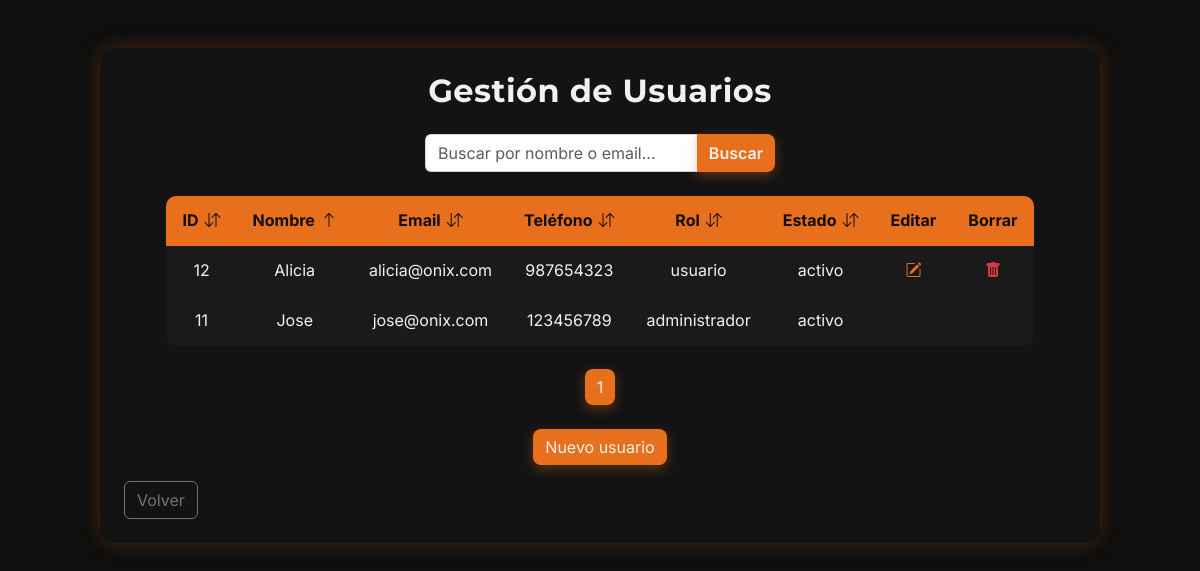
The app's page /users/user_list.php (signed in), older data.
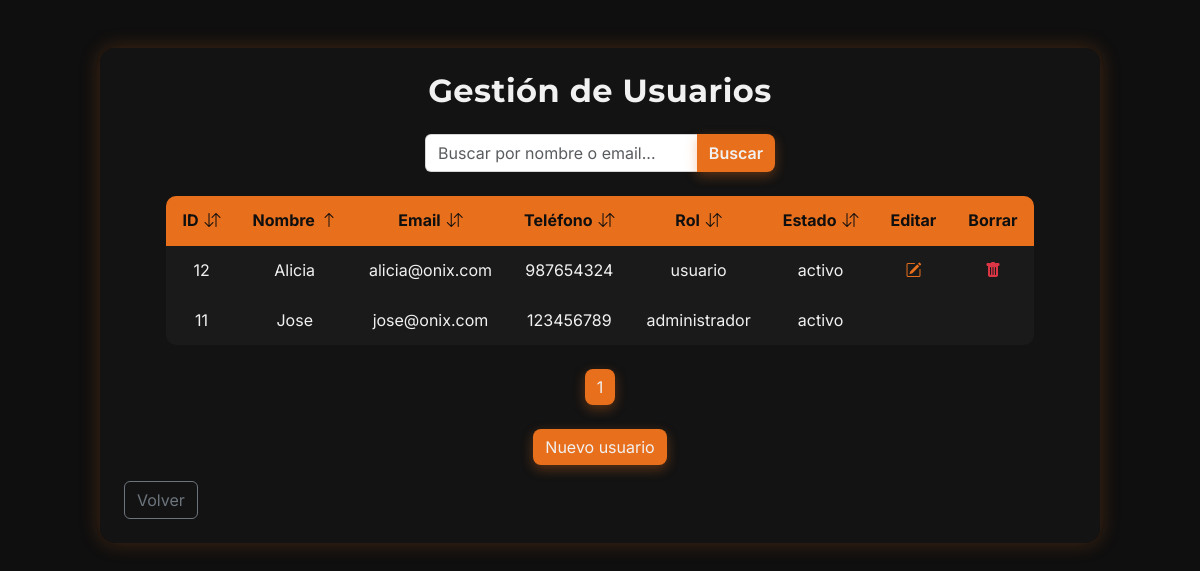
The same page, newer data.
### tables this page shows
CREATE TABLE `usuarios` (
  `id` int(11) NOT NULL,
  `nombre` varchar(50) NOT NULL,
  `email` varchar(50) NOT NULL,
  `contrasenya` varchar(255) NOT NULL,
  `telefono` varchar(20) NOT NULL,
  `rol` enum('usuario','administrador') NOT NULL DEFAULT 'usuario',
  `estado` enum('activo','inactivo') NOT NULL DEFAULT 'activo'
);

### src/users/User.php (called while the page is built, shortened)
<?php
    class User {
        private ?int $id = null;
        private ?string $name = null;
        private ?string $email = null;
        private ?string $phone = null;
        private ?string $role = null;
        private ?string $status = null;
        public function getId(): ?int {
            return $this->id;
        }
        public function getName(): ?string {
            return $this->name;
        }
        public function getEmail(): ?string {
            return $this->email;
        }
        public function getPhone(): ?string {
            return $this->phone;
        }
        public function getRole(): ?string {
            return $this->role;
        }
        public function getStatus(): ?string {
            return $this->status;
        }
        public static function getUsers(int $page, int $perPage, string $orderBy, string $sortDirection): array {
            $db = Database::getConnection();
            $offset = ($page - 1) * $perPage;
            $allowedColumns = [
                "id" => "id",
                "name" => "nombre",
                "email" => "email",
                "phone" => "telefono",
                "role" => "rol",
                "status" => "estado"
            ];
            $orderField = $allowedColumns[$orderBy] ?? "id";
            $sortDirection = strtoupper($sortDirection) === "DESC" ? "DESC" : "ASC";
            $sql = "SELECT id, nombre AS name, email, contrasenya AS password, telefono AS phone, rol AS role, estado AS status
                    FROM usuarios ORDER BY $orderField $sortDirection LIMIT :offset, :limit";
            $stmt = $db->prepare($sql);
            $stmt->bindValue(":offset", $offset, PDO::PARAM_INT);
            $stmt->bindValue(":limit", $perPage, PDO::PARAM_INT);
            $stmt->execute();
            $stmt->setFetchMode(PDO::FETCH_CLASS, "User");
            return $stmt->fetchAll();
        }
    }
?>

### src/users/user_list.php (the view, shortened to what the changed rows need)
<?php
    require_once __DIR__ . "/User.php";
    $db = Database::getConnection();
?>
<!DOCTYPE html>
<html lang="es">
<head>
    <link href="https://cdn.jsdelivr.net/npm/bootstrap@5.3.0/dist/css/bootstrap.min.css" rel="stylesheet">
    <link rel="stylesheet" href="https://cdn.jsdelivr.net/npm/bootstrap-icons@1.10.5/font/bootstrap-icons.css">
    <link rel="stylesheet" href="/assets/css/styles.css">
</head>
<body>
    <div class="onix-bg d-flex justify-content-center align-items-start py-5">
        <div class="onix-card-wide p-4 w-100">
            <h2 class="text-center fw-bold mb-4">Gestión de Usuarios</h2>
            <?php
                $page = isset($_GET["page"]) ? (int)$_GET["page"] : 1;
                $perPage = 5;
                $allowedColumns = [
                    "id" => "id",
                    "name" => "nombre",
                    "email" => "email",
                    "phone" => "telefono",
                    "role" => "rol",
                    "status" => "estado"
                ];
                $sortBy = isset($_GET["sort_by"]) ? $_GET["sort_by"] : "name";
                $orderField = $allowedColumns[$sortBy] ?? "nombre";
                $sortDir = isset($_GET["sort_dir"]) ? strtoupper($_GET["sort_dir"]) : "ASC";
                if (isset($_GET["search"]) && trim($_GET["search"]) !== "") {
                    $searchTerm = "%" . trim($_GET["search"]) . "%";
                    $countQuery = $db->prepare("SELECT COUNT(*) AS total FROM usuarios WHERE nombre LIKE :search OR email LIKE :search");
                    $countQuery->execute([":search" => $searchTerm]);
                    $totalUsers = $countQuery->fetch(PDO::FETCH_ASSOC)["total"];
                    $totalPages = ceil($totalUsers / $perPage);
                    $offset = ($page - 1) * $perPage;
                    $query = $db->prepare("SELECT id, nombre AS name, email, contrasenya AS password, telefono AS phone, rol AS role, estado AS status
                                           FROM usuarios WHERE nombre LIKE :search OR email LIKE :search ORDER BY $orderField $sortDir LIMIT :offset, :limit");
                    $query->bindValue(":search", $searchTerm, PDO::PARAM_STR);
                    $query->bindValue(":offset", $offset, PDO::PARAM_INT);
                    $query->bindValue(":limit", $perPage, PDO::PARAM_INT);
                    $query->execute();
                    $query->setFetchMode(PDO::FETCH_CLASS, "User");
                    $users = $query->fetchAll();
                } else {
                    $users = User::getUsers($page, $perPage, $sortBy, $sortDir);
                }
                function sortIcon(string $col, string $currentSortBy, string $currentSortDir): string {
                    if ($col !== $currentSortBy) return '<i class="bi bi-arrow-down-up"></i>';
                    return $currentSortDir === "ASC"
                        ? '<i class="bi bi-arrow-up"></i>'
                        : '<i class="bi bi-arrow-down"></i>';
                }
                function sortUrl(string $col, string $currentSortDir): string {
                    $newDir = $currentSortDir === "ASC" ? "DESC" : "ASC";
                    $url = "/users/user_list.php?sort_by=$col&sort_dir=$newDir";
                    return $url;
                }
            ?>
            <div class="table-responsive">
                <table class="onix-table align-middle text-center mx-auto">
                    <thead>
                        <tr>
                            <th><a href="<?= sortUrl('id', $sortDir) ?>">ID <?= sortIcon('id', $sortBy, $sortDir) ?></a></th>
                            <th><a href="<?= sortUrl('name', $sortDir) ?>">Nombre <?= sortIcon('name', $sortBy, $sortDir) ?></a></th>
                            <th><a href="<?= sortUrl('email', $sortDir) ?>">Email <?= sortIcon('email', $sortBy, $sortDir) ?></a></th>
                            <th><a href="<?= sortUrl('phone', $sortDir) ?>">Teléfono <?= sortIcon('phone', $sortBy, $sortDir) ?></a></th>
                            <th><a href="<?= sortUrl('role', $sortDir) ?>">Rol <?= sortIcon('role', $sortBy, $sortDir) ?></a></th>
                            <th><a href="<?= sortUrl('status', $sortDir) ?>">Estado <?= sortIcon('status', $sortBy, $sortDir) ?></a></th>
                            <th>Editar</th>
                            <th>Borrar</th>
                        </tr>
                    </thead>
                    <tbody>
                        <?php
                            if (empty($users)) {
                                echo "<tr><td colspan='8' class='text-center py-3 text-light'>
                                          No se encontraron usuarios
                                      </td></tr>";
                            } else {
                                foreach ($users as $user) {
                                    echo "<tr>";
                                    echo "<td>" . htmlspecialchars((string)$user->getId()) . "</td>";
                                    echo "<td>" . htmlspecialchars((string)$user->getName()) . "</td>";
                                    echo "<td>" . htmlspecialchars((string)$user->getEmail()) . "</td>";
                                    echo "<td>" . htmlspecialchars((string)$user->getPhone()) . "</td>";
                                    echo "<td>" . htmlspecialchars((string)$user->getRole()) . "</td>";
                                    echo "<td>" . htmlspecialchars((string)$user->getStatus()) . "</td>";
                                    if ($_SESSION["id"] == $user->getId()) {
                                        echo "<td><i class='bi bi-ban text-light'></i></td>";
                                        echo "<td><i class='bi bi-ban text-light'></i></td>";
                                    } else {
                                        echo "<td><a class='text-onix fw-bold' href='/users/user_edit.php?id=" . $user->getId() . "'>
                                                <i class='bi bi-pencil-square'></i>
                                            </a></td>";
                                        echo "<td><a class='text-danger fw-bold' href='/users/user_delete.php?id=" . $user->getId() . "'>
                                                <i class='bi bi-trash-fill'></i>
                                            </a></td>";
                                    }
                                    echo "</tr>";
                                }
                            }
                        ?>
                    </tbody>
                </table>
            </div>
        </div>
    </div>
</body>
</html>

Row changes from the older to the newer data that the page shows:
changed usuarios "Alicia": telefono "987654323" → "987654324"
